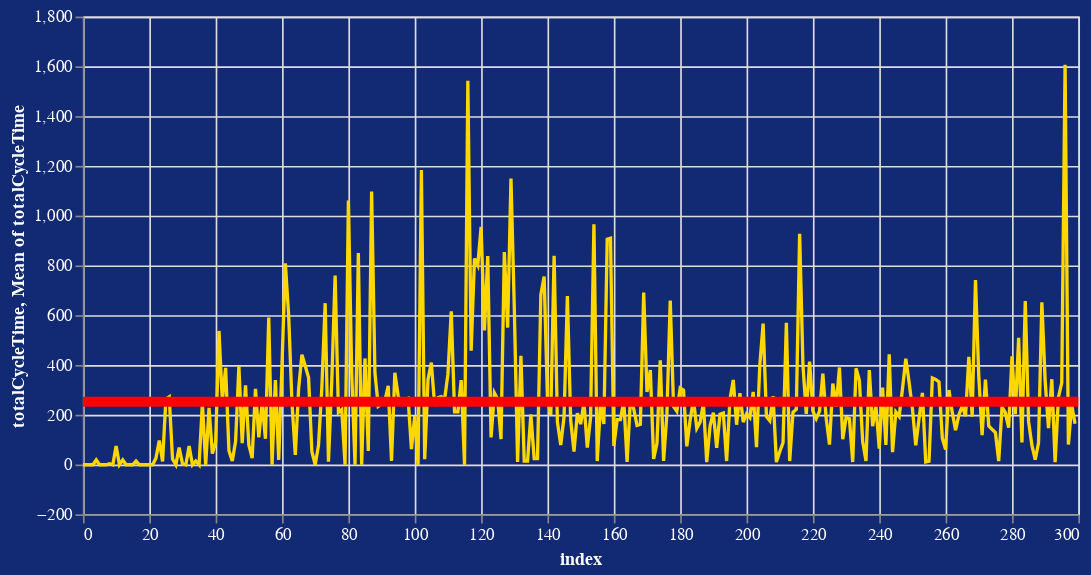

The code cell stored with this chart in its notebook:
### Code cell
blue_mrtk = "#122973"

line = alt.Chart(cycle.reset_index()).mark_line(color="gold").encode(
    y='totalCycleTime:Q',
    x='index:Q'
).transform_filter(
    "datum.station == '260'"
)

rule_linechart = alt.Chart(cycle.reset_index()).mark_rule(color='red').encode(
    y='mean(totalCycleTime):Q',
    size=alt.value(6)
).transform_filter(
    "datum.station == '260'"
)

(line + rule_linechart).properties(width=600).configure(
    background=blue_mrtk
).configure_axis(
    titleColor="white",
    labelColor="white"
).configure_header(
    titleColor=blue_mrtk,
    titleFontSize=14,
    labelColor=blue_mrtk,
    labelFontSize=14
).transform_filter(
    "datum.index >= 0 && datum.index < 100"
)

### Figure 1 — Vega-Lite specification as saved in the notebook (floating-point values rounded to 4 significant figures; data arrays with more than 128 entries replaced by an {"elided": "..."} marker saying what was removed)
{"config": {"view": {"continuousWidth": 400, "continuousHeight": 300}, "axis": {"labelColor": "white", "titleColor": "white"}, "background": "#122973", "header": {"labelColor": "#122973", "labelFontSize": 14, "titleColor": "#122973", "titleFontSize": 14}}, "layer": [{"data": {"name": "data-4080aa18e2671fbf6affc67ad61d2578"}, "mark": {"type": "line", "color": "gold"}, "encoding": {"x": {"field": "index", "type": "quantitative"}, "y": {"field": "totalCycleTime", "type": "quantitative"}}, "transform": [{"filter": "datum.station == '260'"}]}, {"data": {"name": "data-4080aa18e2671fbf6affc67ad61d2578"}, "mark": {"type": "rule", "color": "red"}, "encoding": {"size": {"value": 6}, "y": {"aggregate": "mean", "field": "totalCycleTime", "type": "quantitative"}}, "transform": [{"filter": "datum.station == '260'"}]}], "transform": [{"filter": "datum.index >= 0 && datum.index < 100"}], "width": 600, "$schema": "https://vega.github.io/schema/vega-lite/v4.17.0.json", "datasets": {"data-4080aa18e2671fbf6affc67ad61d2578": {"elided": "887 records"}}}
